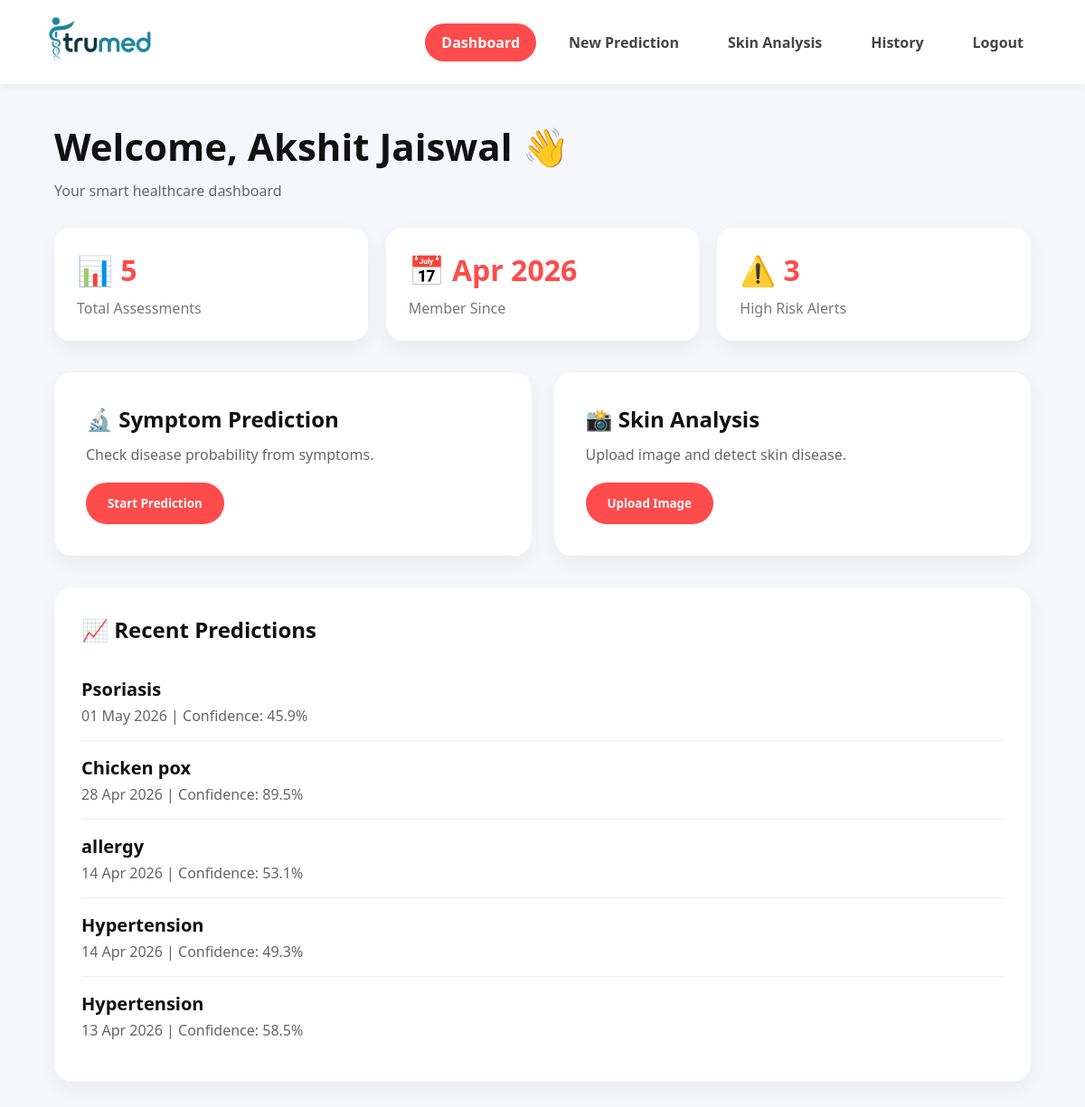
Page /dashboard (signed in) on the earlier database version.
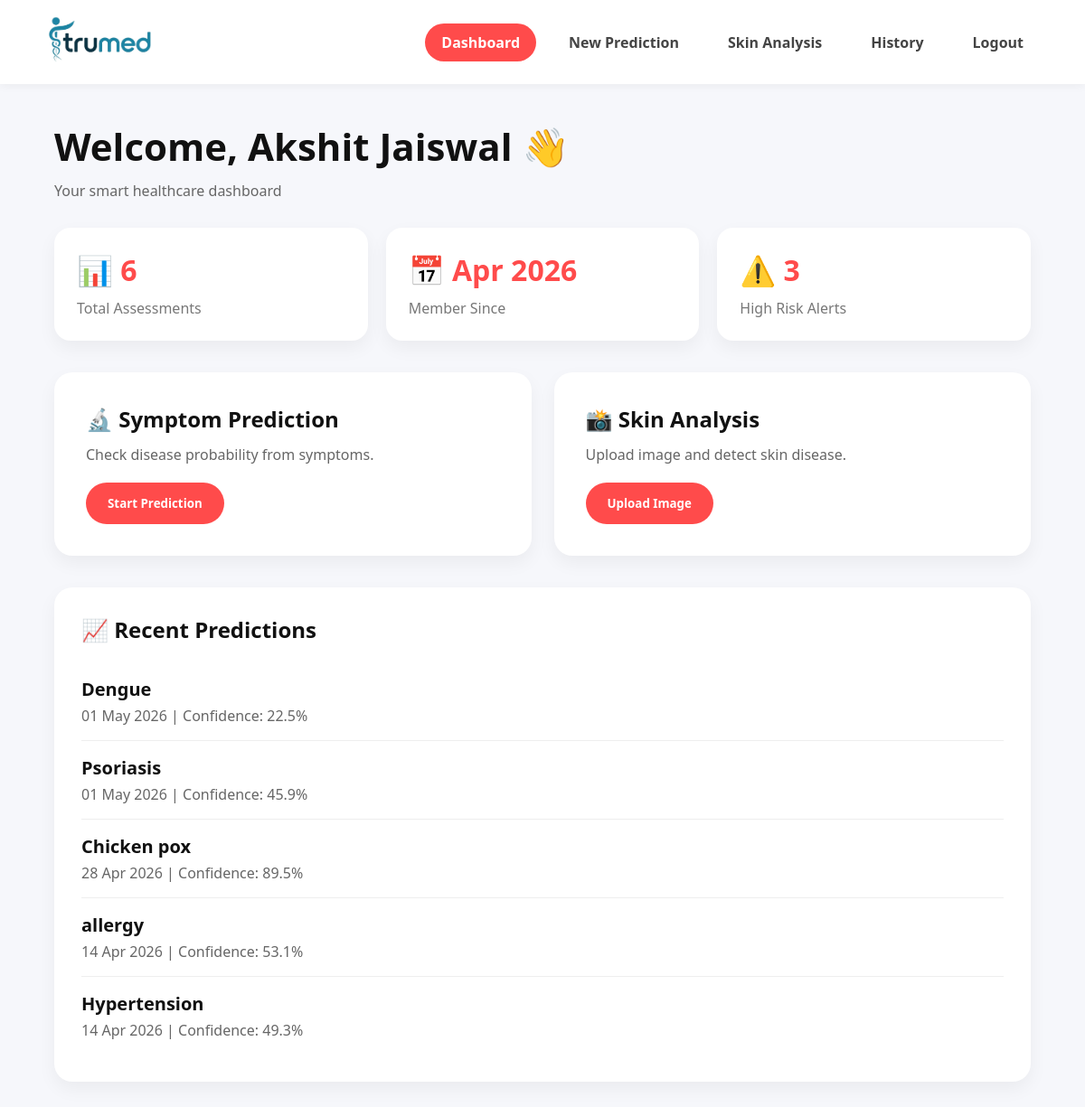
Same page on the later database version.
### database.py (models this page shows, shortened)
class Prediction(db.Model):
    __tablename__ = 'predictions'
    id = db.Column(db.Integer, primary_key=True)
    user_id = db.Column(db.Integer, db.ForeignKey('users.id'), nullable=False)
    symptoms = db.Column(db.Text, nullable=False)
    predicted_disease = db.Column(db.String(200), nullable=False)
    confidence_score = db.Column(db.Float, nullable=False)
    risk_level = db.Column(db.String(20), nullable=False)  # 'Low', 'Moderate', 'High'
    suggestions = db.Column(db.Text, nullable=False)  # JSON string
    contributing_factors = db.Column(db.Text, nullable=True)  # JSON string of XAI results
    recommended_medicines = db.Column(db.Text, nullable=True)  # Medicine recommendations
    precautions = db.Column(db.Text, nullable=True)  # Precautions to take
    diet_recommendations = db.Column(db.Text, nullable=True)  # Diet advice
    timestamp = db.Column(db.DateTime, default=datetime.utcnow, index=True)

### app.py (the view)
@app.route('/dashboard')
@login_required
def dashboard():
    user = get_current_user()
    total_predictions = Prediction.query.filter_by(user_id=user.id).count()
    high_risk_count = Prediction.query.filter_by(user_id=user.id, risk_level='High').count()
    recent_predictions = Prediction.query.filter_by(user_id=user.id).order_by(
        Prediction.timestamp.desc()
    ).limit(5).all()
    return render_template('dashboard.html',
                         user=user,
                         recent_predictions=recent_predictions,
                         total_predictions=total_predictions,
                         high_risk_count=high_risk_count)

### app.py (called while the page is built)
def login_required(f):
    @wraps(f)
    def decorated_function(*args, **kwargs):
        if 'user_id' not in session:
            flash('Please login to access this page', 'error')
            return redirect(url_for('login'))
        return f(*args, **kwargs)
    return decorated_function

def get_current_user():
    if 'user_id' in session:
        return User.query.get(session['user_id'])
    return None

### templates/dashboard.html (shortened to what this page needs)
<!DOCTYPE html>
<html lang="en">
<head>
</head>
<body>
<div class="navbar">
    <a href="{{ url_for('dashboard') }}" class="logo">
        <img src="/static/images/dev2.png">
    </a>
    <div class="nav-links">
        <a href="{{ url_for('dashboard') }}" class="active">Dashboard</a>
        <a href="{{ url_for('prediction') }}">New Prediction</a>
        <a href="{{ url_for('skin_analysis') }}">Skin Analysis</a>
        <a href="{{ url_for('history') }}">History</a>
        <a href="{{ url_for('logout') }}">Logout</a>
    </div>
</div>
<div class="container">
    <div class="welcome">
        <h1>Welcome, {{ user.name }} 👋</h1>
        <p>Your smart healthcare dashboard</p>
    </div>
    <div class="stats">
        <div class="card">
            <h3>📊 {{ user.predictions|length }}</h3>
            <p>Total Assessments</p>
        </div>
        <div class="card">
            <h3>📅 {{ user.created_at.strftime('%b %Y') }}</h3>
            <p>Member Since</p>
        </div>
        <div class="card">
            <h3>⚠️ 3</h3>
            <p>High Risk Alerts</p>
        </div>
    </div>
    <div class="actions">
        <div class="action-box">
            <h2>🔬 Symptom Prediction</h2>
            <p>Check disease probability from symptoms.</p>
            <button class="btn" onclick="window.location.href='{{ url_for('prediction') }}'">
                Start Prediction
            </button>
        </div>
        <div class="action-box">
            <h2>📸 Skin Analysis</h2>
            <p>Upload image and detect skin disease.</p>
            <button class="btn" onclick="window.location.href='{{ url_for('skin_analysis') }}'">
                Upload Image
            </button>
        </div>
    </div>
    <div class="history">
        <h2>📈 Recent Predictions</h2>
        {% if recent_predictions %}
            {% for pred in recent_predictions %}
            <div class="prediction">
                <h4>{{ pred.predicted_disease }}</h4>
                <p>{{ pred.timestamp.strftime('%d %b %Y') }} | Confidence: {{ "%.1f"|format(pred.confidence_score) }}%</p>
            </div>
            {% endfor %}
        {% else %}
            <p>No history found.</p>
        {% endif %}
    </div>
</div>
</body>
</html>

Differences in the rows shown:
no longer on this page (row unchanged): Prediction: predicted_disease "Hypertension", timestamp "13 Apr 2026", confidence_score "58.5"
added Prediction: predicted_disease "Dengue", timestamp "01 May 2026", confidence_score "22.5"
Other differences:
{{ user.predictions|length }}: "5" → "6"
